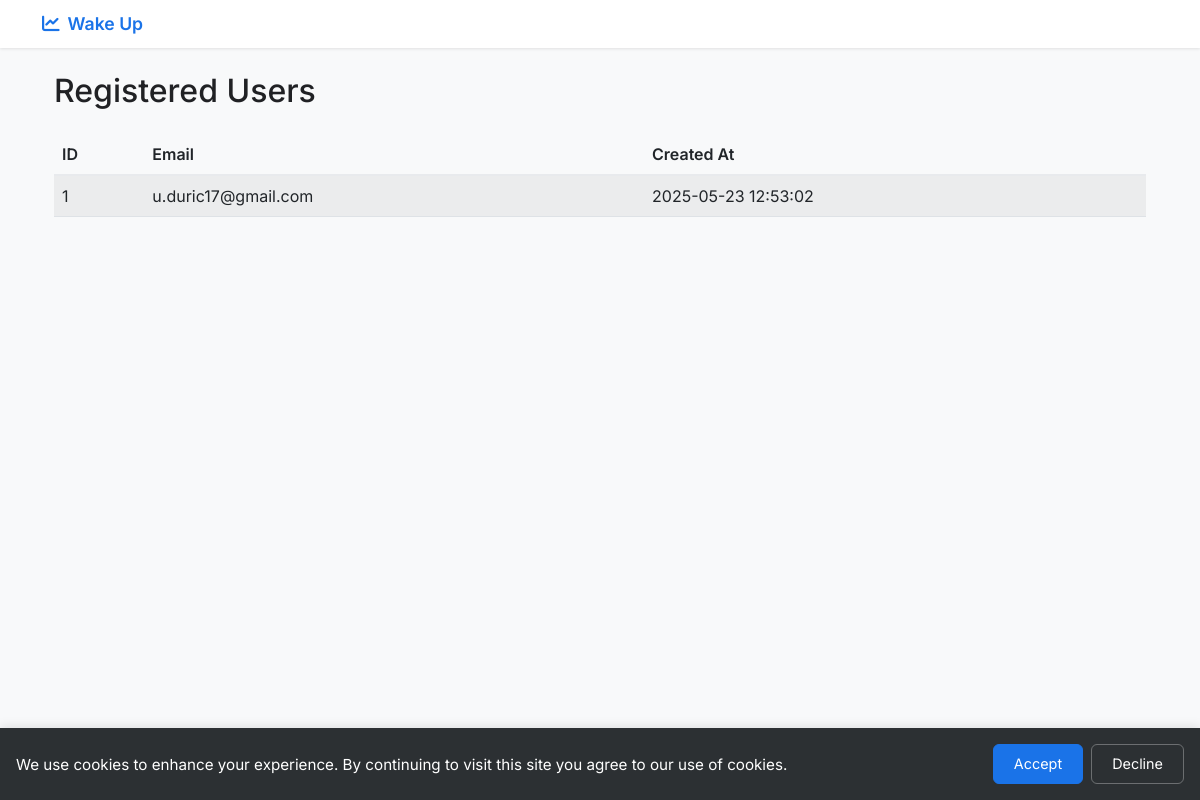
/users, run on an earlier commit of the app's database.
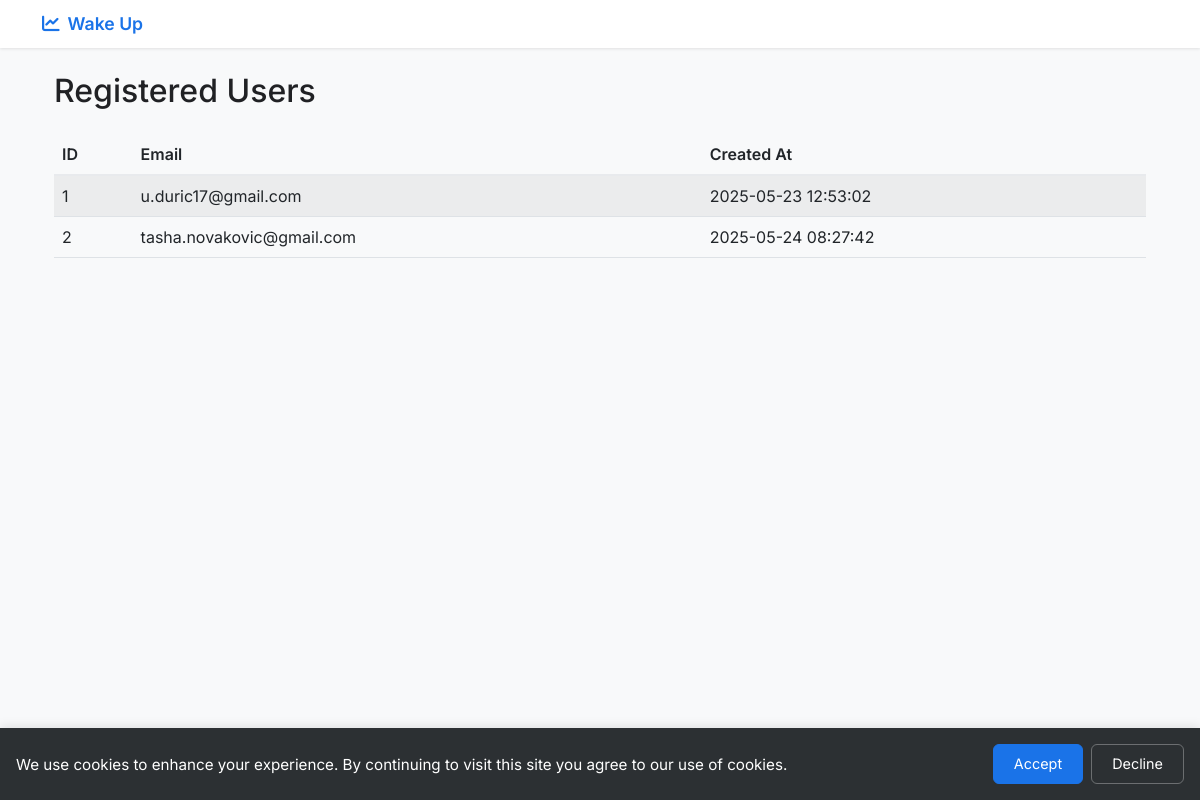
And on a later commit of the database.
### app.py (models this page shows, shortened)
class User(UserMixin, db.Model):
    id = db.Column(db.Integer, primary_key=True)
    email = db.Column(db.String(120), unique=True, nullable=False)
    name = db.Column(db.String(80), nullable=False)
    password_hash = db.Column(db.String(128))
    user_type = db.Column(db.String(20), default='beginner')
    created_at = db.Column(db.DateTime, default=datetime.utcnow)
    birthday = db.Column(db.Date, nullable=True)
    portfolios = db.relationship('Portfolio', backref='user', lazy=True)
    benchmarks = db.relationship('Benchmark', back_populates='user', lazy=True)
    funds = db.relationship('Fund', back_populates='user', lazy=True)

### app.py (the view)
@app.route('/users')
def get_users():
    users = User.query.all()
    return render_template('users.html', users=users)

### app.py (called while the page is built)
@app.after_request
def add_security_headers(response):
    response.headers['X-Content-Type-Options'] = 'nosniff'
    response.headers['X-Frame-Options'] = 'SAMEORIGIN'
    response.headers['X-XSS-Protection'] = '1; mode=block'
    response.headers['Strict-Transport-Security'] = 'max-age=31536000; includeSubDomains'
    return response

### templates/users.html
{% extends "base.html" %}
{% block content %}
<div class="container mt-4">
    <h2 class="mb-4">Registered Users</h2>
    {% if users %}
    <div class="table-responsive">
        <table class="table table-striped">
            <thead>
                <tr>
                    <th>ID</th>
                    <th>Email</th>
                    <th>Created At</th>
                </tr>
            </thead>
            <tbody>
                {% for user in users %}
                <tr>
                    <td>{{ user.id }}</td>
                    <td>{{ user.email }}</td>
                    <td>{{ user.created_at.strftime('%Y-%m-%d %H:%M:%S') }}</td>
                </tr>
                {% endfor %}
            </tbody>
        </table>
    </div>
    {% else %}
    <div class="alert alert-info">No users registered yet.</div>
    {% endif %}
</div>
{% endblock %}

What changed in the data, as far as the page shows it:
added User: id "2", email "tasha.novakovic@gmail.com", created_at "2025-05-24 08:27:42"
